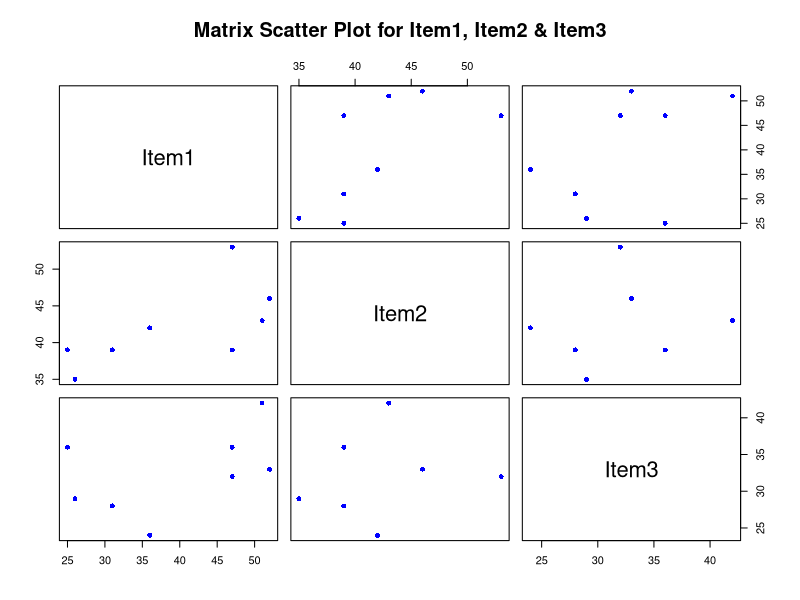
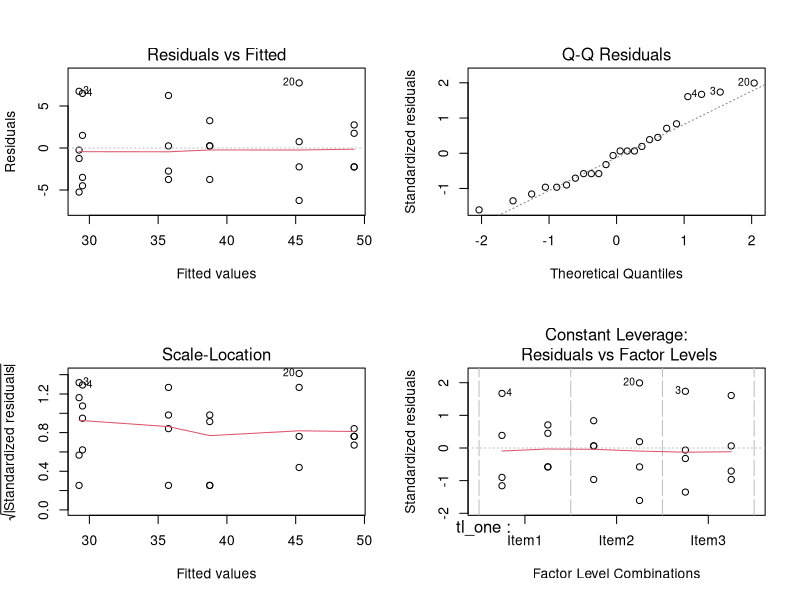

Recreate these plots in R, in order.
## ---- chunk 1
setwd("D:/Statistical Methods/COSC6323_public_files-main/Lesson11_data")
df = read.csv("fastfood.csv")
#df into a single vector
mat = c(t(as.matrix(df))) 

#Matrix plot of Item1,Item2 and Item3
plot(df, pch=16, col="blue", main="Matrix Scatter Plot for Item1, Item2 & Item3")

#factor levels
first_fact_level=c("Item1","Item2","Item3")
second_fact_level=c("E","W")

#nos of factors
n1=length(first_fact_level)
n2=length(second_fact_level)

n=4

#treatement level 1
tl_one = gl(n1, 1, n * n1 * n2,factor(first_fact_level)) 

#treatement level 2
tl_two = gl(n2, n*n1, n*n1*n2, factor(second_fact_level)) 

#model
model = aov(mat ~ tl_one * tl_two) 
summary(model)

#model plot
par(mfrow=c(2,2))
plot(model)


